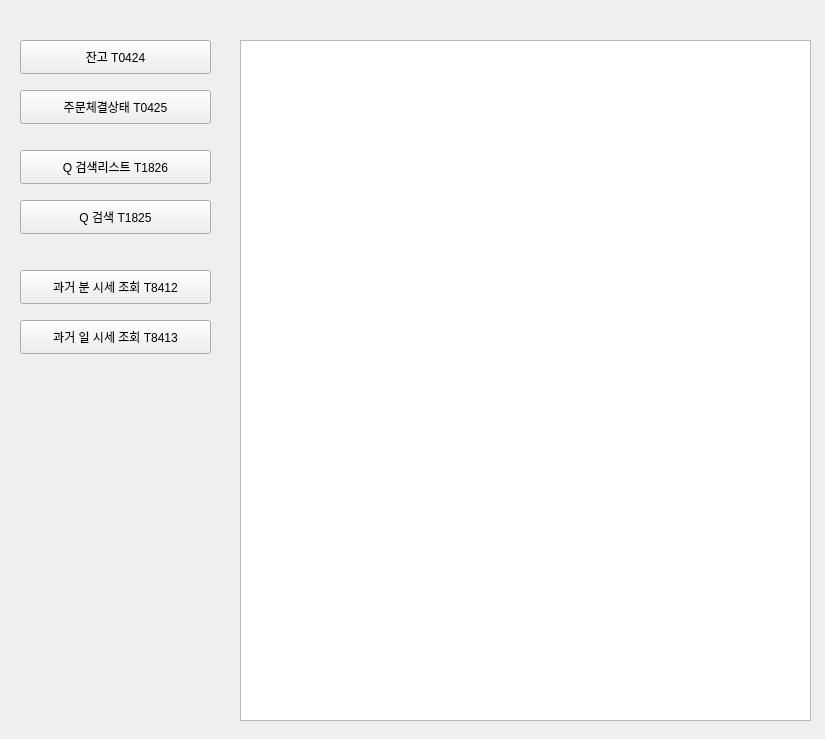
<?xml version="1.0" encoding="UTF-8"?>
<ui version="4.0">
    <class>Form</class>
    <widget class="QWidget" name="Form">
        <property name="geometry">
            <rect>
                <x>0</x>
                <y>0</y>
                <width>825</width>
                <height>739</height>
            </rect>
        </property>
        <property name="windowTitle">
            <string>Form</string>
        </property>
        <widget class="QPushButton" name="pushButton_q_query_1825">
            <property name="geometry">
                <rect>
                    <x>20</x>
                    <y>200</y>
                    <width>191</width>
                    <height>34</height>
                </rect>
            </property>
            <property name="text">
                <string>Q 검색 T1825</string>
            </property>
        </widget>
        <widget class="QPushButton" name="pushButton_q_query_1826">
            <property name="geometry">
                <rect>
                    <x>20</x>
                    <y>150</y>
                    <width>191</width>
                    <height>34</height>
                </rect>
            </property>
            <property name="text">
                <string>Q 검색리스트 T1826</string>
            </property>
        </widget>
        <widget class="QListWidget" name="listWidget_msg">
            <property name="geometry">
                <rect>
                    <x>240</x>
                    <y>40</y>
                    <width>571</width>
                    <height>681</height>
                </rect>
            </property>
        </widget>
        <widget class="QPushButton" name="pushButton_q_query_1827">
            <property name="geometry">
                <rect>
                    <x>20</x>
                    <y>40</y>
                    <width>191</width>
                    <height>34</height>
                </rect>
            </property>
            <property name="text">
                <string>잔고 T0424</string>
            </property>
        </widget>
        <widget class="QPushButton" name="pushButton_q_query_1828">
            <property name="geometry">
                <rect>
                    <x>20</x>
                    <y>90</y>
                    <width>191</width>
                    <height>34</height>
                </rect>
            </property>
            <property name="text">
                <string>주문체결상태 T0425</string>
            </property>
        </widget>
        <widget class="QPushButton" name="pushButton_q_query_1829">
            <property name="geometry">
                <rect>
                    <x>20</x>
                    <y>270</y>
                    <width>191</width>
                    <height>34</height>
                </rect>
            </property>
            <property name="text">
                <string>과거 분 시세 조회 T8412</string>
            </property>
        </widget>
        <widget class="QPushButton" name="pushButton_q_query_1830">
            <property name="geometry">
                <rect>
                    <x>20</x>
                    <y>320</y>
                    <width>191</width>
                    <height>34</height>
                </rect>
            </property>
            <property name="text">
                <string>과거 일 시세 조회 T8413</string>
            </property>
        </widget>
    </widget>
    <resources/>
    <connections>
        <connection>
            <sender>pushButton_q_query_1825</sender>
            <signal>pressed()</signal>
            <receiver>Form</receiver>
            <slot>Q_Query_1825()</slot>
            <hints>
                <hint type="sourcelabel">
                    <x>170</x>
                    <y>220</y>
                </hint>
                <hint type="destinationlabel">
                    <x>200</x>
                    <y>165</y>
                </hint>
            </hints>
        </connection>
        <connection>
            <sender>pushButton_q_query_1826</sender>
            <signal>pressed()</signal>
            <receiver>Form</receiver>
            <slot>Q_List_1826()</slot>
            <hints>
                <hint type="sourcelabel">
                    <x>109</x>
                    <y>169</y>
                </hint>
                <hint type="destinationlabel">
                    <x>102</x>
                    <y>19</y>
                </hint>
            </hints>
        </connection>
        <connection>
            <sender>pushButton_q_query_1827</sender>
            <signal>pressed()</signal>
            <receiver>Form</receiver>
            <slot>Balance_0424()</slot>
            <hints>
                <hint type="sourcelabel">
                    <x>147</x>
                    <y>53</y>
                </hint>
                <hint type="destinationlabel">
                    <x>184</x>
                    <y>24</y>
                </hint>
            </hints>
        </connection>
        <connection>
            <sender>pushButton_q_query_1828</sender>
            <signal>pressed()</signal>
            <receiver>Form</receiver>
            <slot>OrderResults_0425()</slot>
            <hints>
                <hint type="sourcelabel">
                    <x>197</x>
                    <y>107</y>
                </hint>
                <hint type="destinationlabel">
                    <x>215</x>
                    <y>122</y>
                </hint>
            </hints>
        </connection>
        <connection>
            <sender>pushButton_q_query_1829</sender>
            <signal>clicked()</signal>
            <receiver>Form</receiver>
            <slot>Min_Chart_8412()</slot>
            <hints>
                <hint type="sourcelabel">
                    <x>155</x>
                    <y>287</y>
                </hint>
                <hint type="destinationlabel">
                    <x>223</x>
                    <y>289</y>
                </hint>
            </hints>
        </connection>
        <connection>
            <sender>pushButton_q_query_1830</sender>
            <signal>clicked()</signal>
            <receiver>Form</receiver>
            <slot>Day_Chart_8413()</slot>
            <hints>
                <hint type="sourcelabel">
                    <x>197</x>
                    <y>330</y>
                </hint>
                <hint type="destinationlabel">
                    <x>226</x>
                    <y>346</y>
                </hint>
            </hints>
        </connection>
    </connections>
    <slots>
        <slot>Q_Query_1825()</slot>
        <slot>Q_List_1826()</slot>
        <slot>Balance_0424()</slot>
        <slot>OrderResults_0425()</slot>
        <slot>Min_Chart_8412()</slot>
        <slot>Day_Chart_8413()</slot>
    </slots>
</ui>
